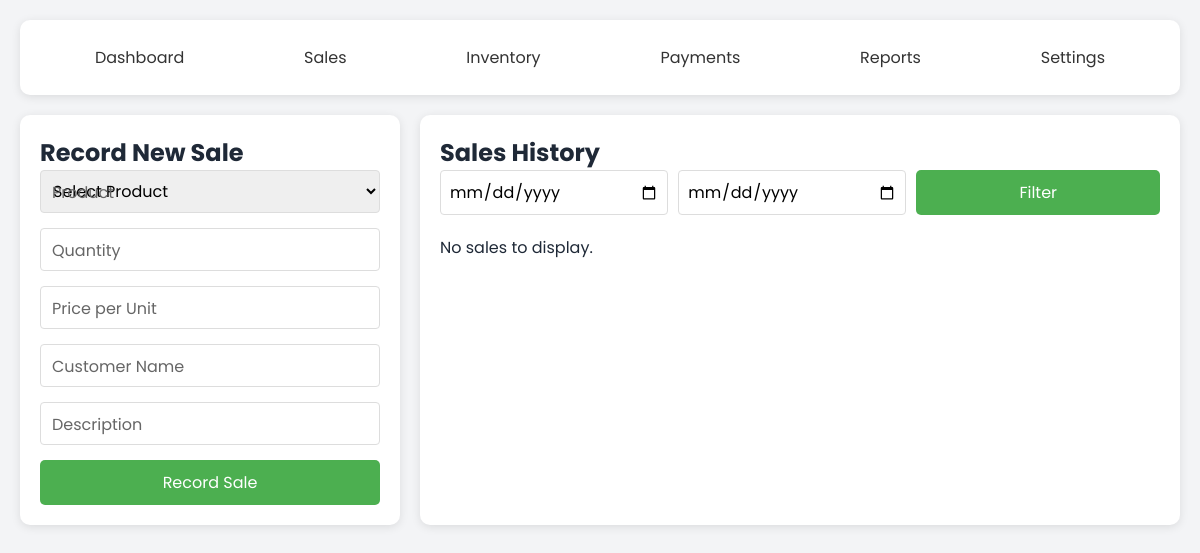
The app's page /sales (signed in), older data.
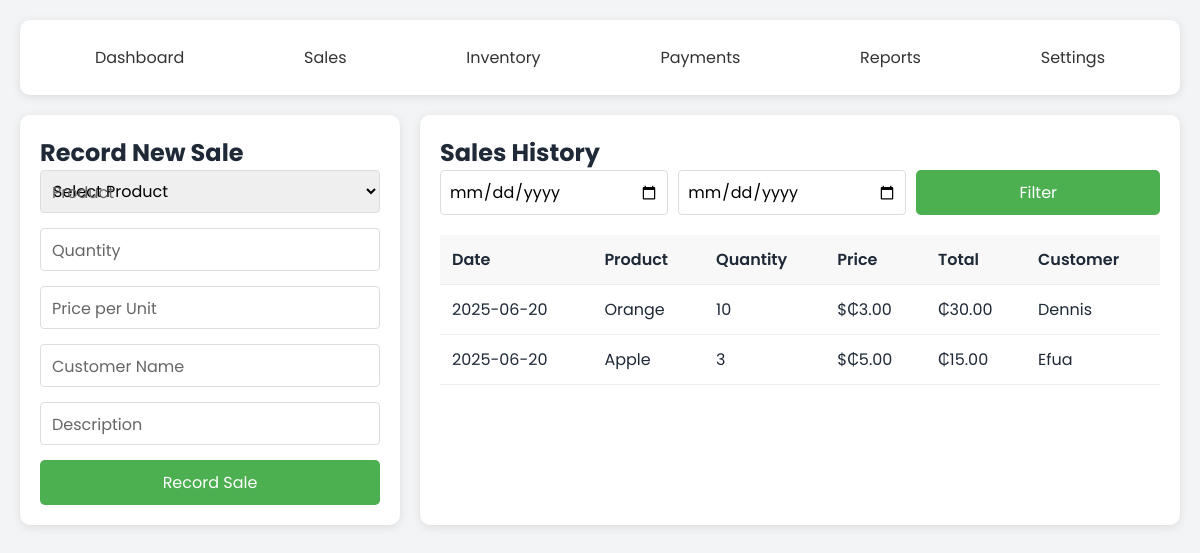
The same page, newer data.
### models/sale.py (models this page shows, shortened)
class Sale(db.Model):
    __tablename__ = 'sales'
    id = db.Column(db.Integer, primary_key=True)
    quantity = db.Column(db.Integer, nullable=False)
    price = db.Column(db.Float, nullable=False)  # Selling price at time of sale
    profit = db.Column(db.Float)  # Calculated profit (price - cost_price) * quantity
    customer = db.Column(db.String(100))
    description = db.Column(db.String(200))
    date = db.Column(db.DateTime, default=datetime.utcnow)
    user_id = db.Column(db.Integer, db.ForeignKey('users.id'), nullable=False)
    product_id = db.Column(db.Integer, db.ForeignKey('products.id'), nullable=False)
    @property
    def total_amount(self):
        return self.quantity * self.price

### models/product.py (models this page shows, shortened)
class Product(db.Model):
    __tablename__ = 'products'
    id = db.Column(db.Integer, primary_key=True)
    name = db.Column(db.String(100), nullable=False, unique=True)  # Added unique constraint
    quantity = db.Column(db.Integer, default=0)
    cost_price = db.Column(db.Float, nullable=False)
    selling_price = db.Column(db.Float, nullable=False)
    profit_margin = db.Column(db.Float)
    min_stock_level = db.Column(db.Integer, default=10)
    created_at = db.Column(db.DateTime, default=datetime.utcnow)  # Renamed from created_at
    updated_at = db.Column(db.DateTime, default=datetime.utcnow, onupdate=datetime.utcnow)
    price = db.Column(db.Float)
    user_id = db.Column(db.Integer, db.ForeignKey('users.id'), nullable=False)
    sales = db.relationship('Sale', backref='product', lazy=True, cascade='all, delete-orphan')
    payments = db.relationship('Payment', backref='product', lazy=True)
    costs = db.relationship('ProductCost', backref='product', lazy=True)
    class ProductCost(db.Model):
        __tablename__ = 'product_costs'
        id = db.Column(db.Integer, primary_key=True)
        product_id = db.Column(db.Integer, db.ForeignKey('products.id'), nullable=False)
        cost_type = db.Column(db.String(50), nullable=False)  # e.g., 'purchase', 'transport', 'storage'
        amount = db.Column(db.Float, nullable=False)
        description = db.Column(db.String(200))
        date = db.Column(db.DateTime, default=datetime.utcnow)
        user_id = db.Column(db.Integer, db.ForeignKey('users.id'), nullable=False)

### app.py (the view, shortened to what this page needs)
@app.route('/sales', methods=['GET', 'POST'])
def sales():
    if 'user_id' not in session:
        return redirect(url_for('login'))
    start = request.args.get('start')
    end = request.args.get('end')
    sales_query = Sale.query.filter_by(user_id=session['user_id'])
    sales = sales_query.order_by(Sale.date.desc()).all()
    products = Product.query.filter_by(user_id=session['user_id']).all()
    return render_template('sales.html', sales=sales, products=products)

### app.py (called while the page is built)
@app.before_request
def load_user():
    if 'user_id' in session:
        g.user = db.session.get(User, session['user_id'])

@login_manager.user_loader
def load_user(user_id):
    return User.query.get(int(user_id))  # assuming you're using SQLAlchemy and User has an id

@app.template_filter('currency')
def currency_format(value):
    return f"₵{float(value):,.2f}"

@app.context_processor
def inject_user():
    return dict(current_user=current_user)

### templates/sales.html (shortened to what this page needs)
<!DOCTYPE html>
<html lang="en">
<head>
    <link rel="stylesheet" href="{{ url_for('static', filename='css/styles.css') }}">
</head>
<body>
    <div class="sales-container">
        <div class="nav-bar">
            <div class="nav-links">
                <a href="{{ url_for('dashboard') }}" class="nav-link">Dashboard</a>
                <a href="{{ url_for('sales') }}" class="nav-link">Sales</a>
                <a href="{{ url_for('inventory') }}" class="nav-link">Inventory</a>
                <a href="{{ url_for('payments') }}" class="nav-link">Payments</a>
                <a href="{{ url_for('reports') }}" class="nav-link">Reports</a>
                <a href="{{ url_for('settings') }}" class="nav-link">Settings</a>
            </div>
        </div>
        <div class="sales-grid">
            <div class="new-sale-form">
                <h2>Record New Sale</h2>
                <form id="new-sale-form">
                    <div class="form-group">
                        <label for="product">Product</label>
                        <select id="product" name="product" required>
                            <option value="">Select Product</option>
                        </select>
                    </div>
                    <div class="form-group">
                        <label for="quantity">Quantity</label>
                        <input type="number" id="quantity" name="quantity" min="1" required>
                    </div>
                    <div class="form-group">
                        <label for="price">Price per Unit</label>
                        <input type="number" id="price" name="price" step="0.01" required readonly>
                    </div>
                    <div class="form-group">
                        <label for="customer">Customer Name</label>
                        <input type="text" id="customer" name="customer">
                    </div>
                    <div class="form-group">
                        <label for="description">Description</label>
                        <input type="text" id="description" name="description">
                    </div>
                    <button type="submit" class="submit-btn">Record Sale</button>
                </form>
            </div>
            <div class="sales-history">
                <h2>Sales History</h2>
                <div class="filter-section">
                    <input type="date" id="start-date" placeholder="Start Date">
                    <input type="date" id="end-date" placeholder="End Date">
                    <button onclick="filterSales()" class="submit-btn">Filter</button>
                </div>
                {% if sales %}
                    <table class="sales-table">
                    <thead>
                        <tr>
                            <th>Date</th>
                            <th>Product</th>
                            <th>Quantity</th>
                            <th>Price</th>
                            <th>Total</th>
                            <th>Customer</th>
                        </tr>
                    </thead>
                    <tbody id="sales-table-body">
                        {% for sale in sales %}
                        <tr>
                            <td>{{ sale.date.strftime('%Y-%m-%d') }}</td>
                            <td>{{ sale.product.name }}</td>
                            <td>{{ sale.quantity }}</td>
                            <td>${{ sale.price |currency }}</td>
                            <td>{{ sale.total_amount|currency }}</td>
                            <td>{{ sale.customer or 'N/A' }}</td>
                        </tr>
                        {% endfor %}
                    </tbody>
                </table>
                {% else %}
                    <p>No sales to display.</p>
                {% endif %}
            </div>
        </div>
    </div>
</body>
</html>

### static/css/styles.css (style rules this page uses)
:root { --primary-color: #2563eb; --secondary-color: #1e40af; --text-color: #1f2937; --error-color: #dc2626; --success-color: #059669; --background-color: #f3f4f6; }
* { margin: 0; padding: 0; box-sizing: border-box; font-family: 'Poppins', sans-serif; }
body { background-color: var(--background-color); color: var(--text-color); min-height: 100vh; }
.form-group { position: relative; margin-bottom: 1.5rem; }
input, select { width: 100%; padding: 0.75rem; border: 3px solid #e5e7eb; border-radius: 0.5rem; font-size: 1rem; transition: all 0.3s ease; box-shadow: #0B3D2E; }
label { position: absolute; left: 0.75rem; top: 50%; transform: translateY(-50%); color: #6b7280; transition: all 0.3s ease; pointer-events: none; }
.submit-btn { width: 100%; padding: 0.75rem; background-color: var(--primary-color); color: white; border: #B8860B; border-radius: 6px; font-size: 1rem; cursor: pointer; transition: background-color 0.3s ease; }

### templates/sales.html (style rules this page uses)
.sales-container { max-width: 1200px; margin: 0 auto; padding: 20px; }
.nav-bar { background: #fff; padding: 15px; border-radius: 10px; box-shadow: 0 2px 10px rgba(0,0,0,0.1); margin-bottom: 20px; }
.nav-links { display: flex; justify-content: space-around; }
.nav-link { text-decoration: none; color: #333; padding: 10px 20px; border-radius: 5px; transition: background 0.3s ease; }
.sales-grid { display: grid; grid-template-columns: 1fr 2fr; gap: 20px; }
.new-sale-form { background: #fff; padding: 20px; border-radius: 10px; box-shadow: 0 2px 10px rgba(0,0,0,0.1); }
.form-group { margin-bottom: 15px; }
.form-group label { display: block; margin-bottom: 5px; color: #666; }
.form-group input, .form-group select { width: 100%; padding: 8px; border: 1px solid #ddd; border-radius: 4px; }
.submit-btn { background: #4CAF50; color: white; padding: 10px 20px; border: none; border-radius: 5px; cursor: pointer; width: 100%; }
.sales-history { background: #fff; padding: 20px; border-radius: 10px; box-shadow: 0 2px 10px rgba(0,0,0,0.1); }
.sales-table { width: 100%; border-collapse: collapse; }
.sales-table th, .sales-table td { padding: 12px; text-align: left; border-bottom: 1px solid #eee; }
.sales-table th { background: #f8f8f8; font-weight: 600; }
.filter-section { margin-bottom: 20px; display: flex; gap: 10px; }
.filter-section input { padding: 8px; border: 1px solid #ddd; border-radius: 4px; }

Row changes from the older to the newer data that the page shows:
added Sale: date "2025-06-20", product.name "Orange", quantity "10", price "₵3.00", total_amount "₵30.00", customer "Dennis"
added Sale: date "2025-06-20", product.name "Apple", quantity "3", price "₵5.00", total_amount "₵15.00", customer "Efua"
Text that changed along with them:
text no longer shown: "No sales to display."
text now shown: "Date Product Quantity Price Total Customer"
